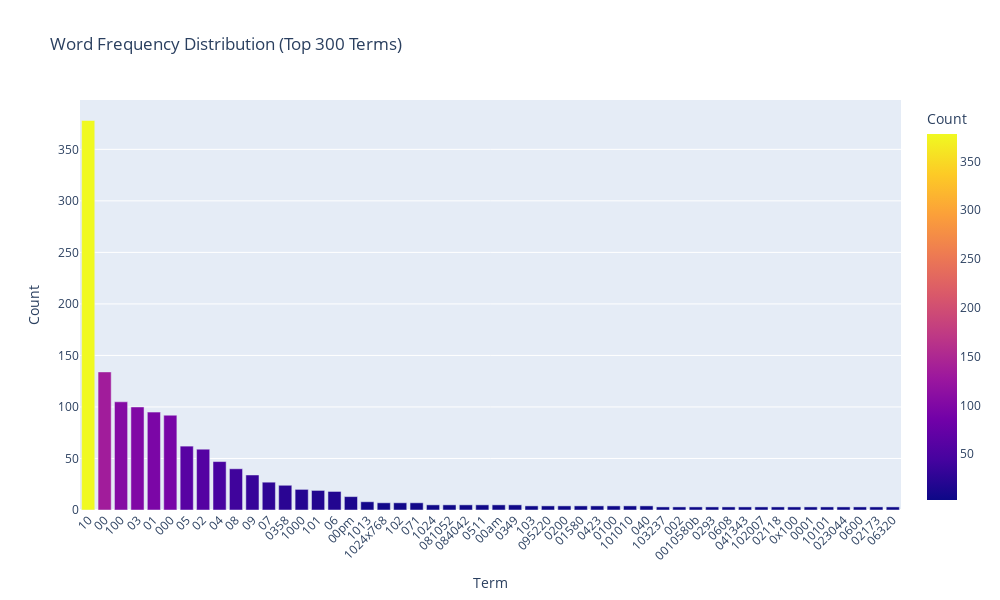

Write notebook code for a chart like this one.
### Markdown cell above
### >>> **Exercise 14 (take home):** 
Additionally, you can attempt to sort the terms on the `x-axis` by frequency instead of in alphabetical order. This way the visualization is more meaninfgul and you will be able to observe the so called [long tail](https://en.wikipedia.org/wiki/Long_tail) (get familiar with this term since it will appear a lot in data mining and other statistics courses). see picture below

![alt txt](https://upload.wikimedia.org/wikipedia/commons/thumb/8/8a/Long_tail.svg/1000px-Long_tail.svg.png)

### Code cell
df_plot = pd.DataFrame({
    "term": count_vect.get_feature_names_out()[:300],
    "frequency": term_frequencies[:300]
})
df_top50 = df_plot.sort_values(by='frequency', ascending=False).head(50) # get top 50 terms

fig = px.bar(
    df_top50,
    x="term",
    y="frequency",
    title="Word Frequency Distribution (Top 300 Terms)",
    labels={"term": "Term", "frequency": "Count"},
    color="frequency",
    # color_continuous_scale="Viridis"  # "Plasma", "Blues", "Magma"
)

fig.update_layout(
    xaxis_tickangle=-45,
    width=1000,
    height=600,
    showlegend=False
)

fig.show()

### Figure 1 — Plotly figure (JSON) as saved in the notebook; plotly's stock layout.template omitted (floating-point values rounded to 4 significant figures)
{"data": [{"hovertemplate": "Term=%{x}<br>Count=%{marker.color}<extra></extra>", "legendgroup": "", "marker": {"color": [378, 134, 105, 100, 95, 92, 62, 59, 47, 40, 34, 27, 24, 20, 19, 18, 13, 8, 7, 7, 7, 5, 5, 5, 5, 5, 5, 4, 4, 4, 4, 4, 4, 4, 4, 3, 3, 3, 3, 3, 3, 3, 3, 3, 3, 3, 3, 3, 3, 3], "coloraxis": "coloraxis", "pattern": {"shape": ""}}, "name": "", "orientation": "v", "showlegend": false, "textposition": "auto", "type": "bar", "x": ["10", "00", "100", "03", "01", "000", "05", "02", "04", "08", "09", "07", "0358", "1000", "101", "06", "00pm", "1013", "1024x768", "102", "071", "1024", "081052", "084042", "0511", "00am", "0349", "103", "095220", "0200", "01580", "0423", "0100", "101010", "040", "103237", "002", "0010580b", "0293", "0608", "041343", "102007", "02118", "0x100", "0001", "10101", "023044", "0600", "02173", "06320"], "xaxis": "x", "y": [378, 134, 105, 100, 95, 92, 62, 59, 47, 40, 34, 27, 24, 20, 19, 18, 13, 8, 7, 7, 7, 5, 5, 5, 5, 5, 5, 4, 4, 4, 4, 4, 4, 4, 4, 3, 3, 3, 3, 3, 3, 3, 3, 3, 3, 3, 3, 3, 3, 3], "yaxis": "y"}], "layout": {"barmode": "relative", "coloraxis": {"colorbar": {"title": {"text": "Count"}}, "colorscale": [[0, "#0d0887"], [0.1111, "#46039f"], [0.2222, "#7201a8"], [0.3333, "#9c179e"], [0.4444, "#bd3786"], [0.5556, "#d8576b"], [0.6667, "#ed7953"], [0.7778, "#fb9f3a"], [0.8889, "#fdca26"], [1, "#f0f921"]]}, "height": 600, "legend": {"tracegroupgap": 0}, "showlegend": false, "title": {"text": "Word Frequency Distribution (Top 300 Terms)"}, "width": 1000, "xaxis": {"anchor": "y", "domain": [0, 1], "tickangle": -45, "title": {"text": "Term"}}, "yaxis": {"anchor": "x", "domain": [0, 1], "title": {"text": "Count"}}}}
